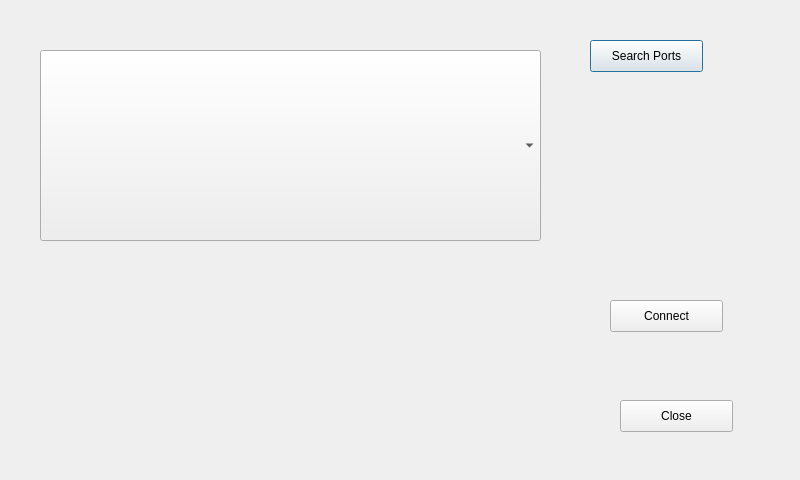
<?xml version="1.0" encoding="UTF-8"?>
<ui version="4.0">
 <class>PortConnect</class>
 <widget class="QDialog" name="PortConnect">
  <property name="geometry">
   <rect>
    <x>0</x>
    <y>0</y>
    <width>800</width>
    <height>480</height>
   </rect>
  </property>
  <property name="windowTitle">
   <string>Dialog</string>
  </property>
  <widget class="QComboBox" name="comboBox_AvailablePorts">
   <property name="geometry">
    <rect>
     <x>40</x>
     <y>50</y>
     <width>501</width>
     <height>191</height>
    </rect>
   </property>
   <property name="sizePolicy">
    <sizepolicy hsizetype="Preferred" vsizetype="Preferred">
     <horstretch>0</horstretch>
     <verstretch>0</verstretch>
    </sizepolicy>
   </property>
  </widget>
  <widget class="QPushButton" name="btn_SearchForPorts">
   <property name="geometry">
    <rect>
     <x>590</x>
     <y>40</y>
     <width>113</width>
     <height>32</height>
    </rect>
   </property>
   <property name="text">
    <string>Search Ports</string>
   </property>
  </widget>
  <widget class="QPushButton" name="btn_Connect">
   <property name="geometry">
    <rect>
     <x>610</x>
     <y>300</y>
     <width>113</width>
     <height>32</height>
    </rect>
   </property>
   <property name="text">
    <string>Connect</string>
   </property>
  </widget>
  <widget class="QPushButton" name="btn_Close">
   <property name="geometry">
    <rect>
     <x>620</x>
     <y>400</y>
     <width>113</width>
     <height>32</height>
    </rect>
   </property>
   <property name="text">
    <string>Close</string>
   </property>
  </widget>
 </widget>
 <resources/>
 <connections/>
</ui>
